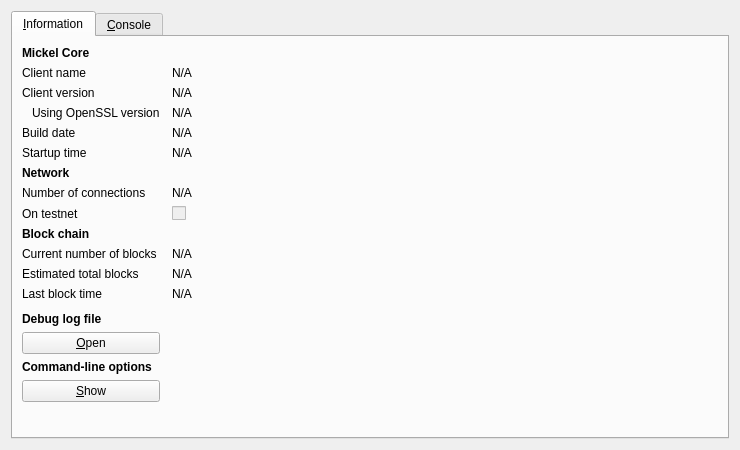
<?xml version="1.0" encoding="UTF-8"?>
<ui version="4.0">
 <class>RPCConsole</class>
 <widget class="QDialog" name="RPCConsole">
  <property name="geometry">
   <rect>
    <x>0</x>
    <y>0</y>
    <width>740</width>
    <height>450</height>
   </rect>
  </property>
  <property name="windowTitle">
   <string>Mickel - Debug window</string>
  </property>
  <layout class="QVBoxLayout" name="verticalLayout_2">
   <item>
    <widget class="QTabWidget" name="tabWidget">
     <property name="currentIndex">
      <number>0</number>
     </property>
     <widget class="QWidget" name="tab_info">
      <attribute name="title">
       <string>&amp;Information</string>
      </attribute>
      <layout class="QGridLayout" name="gridLayout" columnstretch="0,1">
       <property name="horizontalSpacing">
        <number>12</number>
       </property>
       <item row="0" column="0">
        <widget class="QLabel" name="label_9">
         <property name="font">
          <font>
           <weight>75</weight>
           <bold>true</bold>
          </font>
         </property>
         <property name="text">
          <string>Mickel Core</string>
         </property>
        </widget>
       </item>
       <item row="1" column="0">
        <widget class="QLabel" name="label_5">
         <property name="text">
          <string>Client name</string>
         </property>
        </widget>
       </item>
       <item row="1" column="1">
        <widget class="QLabel" name="clientName">
         <property name="cursor">
          <cursorShape>IBeamCursor</cursorShape>
         </property>
         <property name="text">
          <string>N/A</string>
         </property>
         <property name="textFormat">
          <enum>Qt::PlainText</enum>
         </property>
         <property name="textInteractionFlags">
          <set>Qt::LinksAccessibleByMouse|Qt::TextSelectableByKeyboard|Qt::TextSelectableByMouse</set>
         </property>
        </widget>
       </item>
       <item row="2" column="0">
        <widget class="QLabel" name="label_6">
         <property name="text">
          <string>Client version</string>
         </property>
        </widget>
       </item>
       <item row="2" column="1">
        <widget class="QLabel" name="clientVersion">
         <property name="cursor">
          <cursorShape>IBeamCursor</cursorShape>
         </property>
         <property name="text">
          <string>N/A</string>
         </property>
         <property name="textFormat">
          <enum>Qt::PlainText</enum>
         </property>
         <property name="textInteractionFlags">
          <set>Qt::LinksAccessibleByMouse|Qt::TextSelectableByKeyboard|Qt::TextSelectableByMouse</set>
         </property>
        </widget>
       </item>
       <item row="3" column="0">
        <widget class="QLabel" name="label_14">
         <property name="text">
          <string>Using OpenSSL version</string>
         </property>
         <property name="indent">
          <number>10</number>
         </property>
        </widget>
       </item>
       <item row="3" column="1">
        <widget class="QLabel" name="openSSLVersion">
         <property name="cursor">
          <cursorShape>IBeamCursor</cursorShape>
         </property>
         <property name="text">
          <string>N/A</string>
         </property>
         <property name="textFormat">
          <enum>Qt::PlainText</enum>
         </property>
         <property name="textInteractionFlags">
          <set>Qt::LinksAccessibleByMouse|Qt::TextSelectableByKeyboard|Qt::TextSelectableByMouse</set>
         </property>
        </widget>
       </item>
       <item row="4" column="0">
        <widget class="QLabel" name="label_12">
         <property name="text">
          <string>Build date</string>
         </property>
        </widget>
       </item>
       <item row="4" column="1">
        <widget class="QLabel" name="buildDate">
         <property name="cursor">
          <cursorShape>IBeamCursor</cursorShape>
         </property>
         <property name="text">
          <string>N/A</string>
         </property>
         <property name="textFormat">
          <enum>Qt::PlainText</enum>
         </property>
         <property name="textInteractionFlags">
          <set>Qt::LinksAccessibleByMouse|Qt::TextSelectableByKeyboard|Qt::TextSelectableByMouse</set>
         </property>
        </widget>
       </item>
       <item row="5" column="0">
        <widget class="QLabel" name="label_13">
         <property name="text">
          <string>Startup time</string>
         </property>
        </widget>
       </item>
       <item row="5" column="1">
        <widget class="QLabel" name="startupTime">
         <property name="cursor">
          <cursorShape>IBeamCursor</cursorShape>
         </property>
         <property name="text">
          <string>N/A</string>
         </property>
         <property name="textFormat">
          <enum>Qt::PlainText</enum>
         </property>
         <property name="textInteractionFlags">
          <set>Qt::LinksAccessibleByMouse|Qt::TextSelectableByKeyboard|Qt::TextSelectableByMouse</set>
         </property>
        </widget>
       </item>
       <item row="6" column="0">
        <widget class="QLabel" name="label_11">
         <property name="font">
          <font>
           <weight>75</weight>
           <bold>true</bold>
          </font>
         </property>
         <property name="text">
          <string>Network</string>
         </property>
        </widget>
       </item>
       <item row="7" column="0">
        <widget class="QLabel" name="label_7">
         <property name="text">
          <string>Number of connections</string>
         </property>
        </widget>
       </item>
       <item row="7" column="1">
        <widget class="QLabel" name="numberOfConnections">
         <property name="cursor">
          <cursorShape>IBeamCursor</cursorShape>
         </property>
         <property name="text">
          <string>N/A</string>
         </property>
         <property name="textFormat">
          <enum>Qt::PlainText</enum>
         </property>
         <property name="textInteractionFlags">
          <set>Qt::LinksAccessibleByMouse|Qt::TextSelectableByKeyboard|Qt::TextSelectableByMouse</set>
         </property>
        </widget>
       </item>
       <item row="8" column="0">
        <widget class="QLabel" name="label_8">
         <property name="text">
          <string>On testnet</string>
         </property>
        </widget>
       </item>
       <item row="8" column="1">
        <widget class="QCheckBox" name="isTestNet">
         <property name="enabled">
          <bool>false</bool>
         </property>
         <property name="text">
          <string/>
         </property>
        </widget>
       </item>
       <item row="9" column="0">
        <widget class="QLabel" name="label_10">
         <property name="font">
          <font>
           <weight>75</weight>
           <bold>true</bold>
          </font>
         </property>
         <property name="text">
          <string>Block chain</string>
         </property>
        </widget>
       </item>
       <item row="10" column="0">
        <widget class="QLabel" name="label_3">
         <property name="text">
          <string>Current number of blocks</string>
         </property>
        </widget>
       </item>
       <item row="10" column="1">
        <widget class="QLabel" name="numberOfBlocks">
         <property name="cursor">
          <cursorShape>IBeamCursor</cursorShape>
         </property>
         <property name="text">
          <string>N/A</string>
         </property>
         <property name="textFormat">
          <enum>Qt::PlainText</enum>
         </property>
         <property name="textInteractionFlags">
          <set>Qt::LinksAccessibleByMouse|Qt::TextSelectableByKeyboard|Qt::TextSelectableByMouse</set>
         </property>
        </widget>
       </item>
       <item row="11" column="0">
        <widget class="QLabel" name="label_4">
         <property name="text">
          <string>Estimated total blocks</string>
         </property>
        </widget>
       </item>
       <item row="11" column="1">
        <widget class="QLabel" name="totalBlocks">
         <property name="cursor">
          <cursorShape>IBeamCursor</cursorShape>
         </property>
         <property name="text">
          <string>N/A</string>
         </property>
         <property name="textFormat">
          <enum>Qt::PlainText</enum>
         </property>
         <property name="textInteractionFlags">
          <set>Qt::LinksAccessibleByMouse|Qt::TextSelectableByKeyboard|Qt::TextSelectableByMouse</set>
         </property>
        </widget>
       </item>
       <item row="12" column="0">
        <widget class="QLabel" name="label_2">
         <property name="text">
          <string>Last block time</string>
         </property>
        </widget>
       </item>
       <item row="12" column="1">
        <widget class="QLabel" name="lastBlockTime">
         <property name="cursor">
          <cursorShape>IBeamCursor</cursorShape>
         </property>
         <property name="text">
          <string>N/A</string>
         </property>
         <property name="textFormat">
          <enum>Qt::PlainText</enum>
         </property>
         <property name="textInteractionFlags">
          <set>Qt::LinksAccessibleByMouse|Qt::TextSelectableByKeyboard|Qt::TextSelectableByMouse</set>
         </property>
        </widget>
       </item>
       <item row="13" column="0">
        <spacer name="verticalSpacer_2">
         <property name="orientation">
          <enum>Qt::Vertical</enum>
         </property>
         <property name="sizeHint" stdset="0">
          <size>
           <width>20</width>
           <height>20</height>
          </size>
         </property>
        </spacer>
       </item>
       <item row="14" column="0">
        <widget class="QLabel" name="labelDebugLogfile">
         <property name="font">
          <font>
           <weight>75</weight>
           <bold>true</bold>
          </font>
         </property>
         <property name="text">
          <string>Debug log file</string>
         </property>
        </widget>
       </item>
       <item row="15" column="0">
        <widget class="QPushButton" name="openDebugLogfileButton">
         <property name="toolTip">
          <string>Open the Mickel debug log file from the current data directory. This can take a few seconds for large log files.</string>
         </property>
         <property name="text">
          <string>&amp;Open</string>
         </property>
         <property name="autoDefault">
          <bool>false</bool>
         </property>
        </widget>
       </item>
       <item row="16" column="0">
        <widget class="QLabel" name="labelCLOptions">
         <property name="font">
          <font>
           <weight>75</weight>
           <bold>true</bold>
          </font>
         </property>
         <property name="text">
          <string>Command-line options</string>
         </property>
        </widget>
       </item>
       <item row="17" column="0">
        <widget class="QPushButton" name="showCLOptionsButton">
         <property name="toolTip">
          <string>Show the Mickel-Qt help message to get a list with possible Mickel command-line options.</string>
         </property>
         <property name="text">
          <string>&amp;Show</string>
         </property>
         <property name="autoDefault">
          <bool>false</bool>
         </property>
        </widget>
       </item>
       <item row="18" column="0">
        <spacer name="verticalSpacer">
         <property name="orientation">
          <enum>Qt::Vertical</enum>
         </property>
         <property name="sizeHint" stdset="0">
          <size>
           <width>20</width>
           <height>40</height>
          </size>
         </property>
        </spacer>
       </item>
      </layout>
     </widget>
     <widget class="QWidget" name="tab_console">
      <attribute name="title">
       <string>&amp;Console</string>
      </attribute>
      <layout class="QVBoxLayout" name="verticalLayout_3">
       <property name="spacing">
        <number>3</number>
       </property>
       <item>
        <widget class="QTextEdit" name="messagesWidget">
         <property name="minimumSize">
          <size>
           <width>0</width>
           <height>100</height>
          </size>
         </property>
         <property name="readOnly">
          <bool>true</bool>
         </property>
         <property name="tabKeyNavigation" stdset="0">
          <bool>false</bool>
         </property>
         <property name="columnCount" stdset="0">
          <number>2</number>
         </property>
        </widget>
       </item>
       <item>
        <layout class="QHBoxLayout" name="horizontalLayout">
         <property name="spacing">
          <number>3</number>
         </property>
         <item>
          <widget class="QLabel" name="label">
           <property name="text">
            <string notr="true">&gt;</string>
           </property>
          </widget>
         </item>
         <item>
          <widget class="QLineEdit" name="lineEdit"/>
         </item>
         <item>
          <widget class="QPushButton" name="clearButton">
           <property name="maximumSize">
            <size>
             <width>24</width>
             <height>24</height>
            </size>
           </property>
           <property name="toolTip">
            <string>Clear console</string>
           </property>
           <property name="text">
            <string/>
           </property>
           <property name="icon">
            <iconset resource="../bitcoin.qrc">
             <normaloff>:/icons/remove</normaloff>:/icons/remove</iconset>
           </property>
           <property name="shortcut">
            <string notr="true">Ctrl+L</string>
           </property>
           <property name="autoDefault">
            <bool>false</bool>
           </property>
          </widget>
         </item>
        </layout>
       </item>
      </layout>
     </widget>
    </widget>
   </item>
  </layout>
 </widget>
 <resources>
  <include location="../bitcoin.qrc"/>
 </resources>
 <connections/>
</ui>
